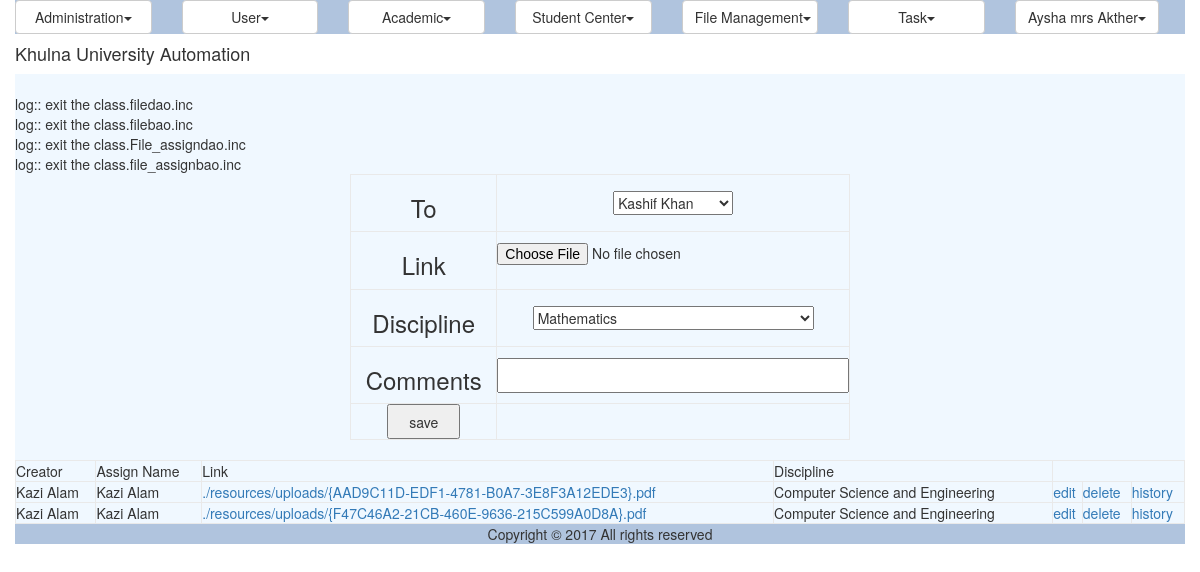
The page /file.php (signed in) on the database its author committed.
### tables this page shows
CREATE TABLE `fms_file` (
  `ID` varchar(50) NOT NULL,
  `CreatorID` varchar(40) NOT NULL,
  `Name` varchar(50) NOT NULL,
  `Link` varchar(150) NOT NULL,
  `DisciplineID` varchar(40) NOT NULL
);

CREATE TABLE `ums_user` (
  `ID` varchar(40) NOT NULL,
  `UniversityID` varchar(20) NOT NULL,
  `Email` varchar(50) NOT NULL,
  `Password` varchar(255) NOT NULL,
  `FirstName` varchar(50) DEFAULT NULL,
  `MiddleName` varchar(50) DEFAULT NULL,
  `LastName` varchar(50) DEFAULT NULL,
  `DisciplineID` varchar(40) DEFAULT NULL,
  `Status` varchar(20) DEFAULT NULL,
  `IsLogged` varchar(10) DEFAULT NULL,
  `IsArchived` varchar(10) DEFAULT NULL,
  `IsDeleted` varchar(10) DEFAULT NULL
);

CREATE TABLE `ums_discipline` (
  `ID` varchar(40) NOT NULL,
  `Name` varchar(50) NOT NULL,
  `ShortCode` varchar(20) DEFAULT NULL,
  `SchoolID` varchar(40) DEFAULT NULL
);

### util/class.util.inc (called while the page is built, shortened)
<?php
class ConfigUtil implements I_DBConfig, I_LogConfig, I_LanguageConfig{
	public static $s_instance;
	private $_host;
	private $_username;
	private $_password;
	private $_database;
	public static function getInstance() {
		if(!self::$s_instance) {
			self::$s_instance = new self();
		}
		return self::$s_instance;
	}
	private function readConfig(){
		$this->_ini_array = parse_ini_file(CONFIG.'system.ini');
		$this->_host =	$this->_ini_array['db_host'];
		$this->_username = $this->_ini_array['db_username'];
		$this->_password = $this->_ini_array['db_password'];
		$this->_database = $this->_ini_array['db_database'];
	}
	public function getDBHost(){
		return $this->_host;
	}
	public function getDBUserName(){
		return $this->_username;
	}
	public function getDBPassword(){
		return $this->_password;
	}
	public function getDBName(){
		return $this->_database;
	}
}
class DBUtil implements I_DBUtil {
	private static $s_instance;
	private $_host;
	private $_username;
	private $_password;
	private $_database;
	protected $_connection;
	protected $_result;
	public static function getInstance() {
		if(!self::$s_instance) {
			self::$s_instance = new self();
		}
		return self::$s_instance;
	}
	private function readDBConfig(){
		$_config = ConfigUtil::getInstance();
		$this->_host = $_config->getDBHost();
		$this->_username = $_config->getDBUserName();
		$this->_password = $_config->getDBPassword();
		$this->_database = $_config->getDBName();
	}
	private function setConnection(){
		$this->_connection = new mysqli($this->_host, $this->_username,
			$this->_password, $this->_database);
	}
	public function doQuery($sql) {
		$this->_result = $this->_connection->query($sql) or die(mysqli_error($this->_connection));
		return $this->_result;
	}
	public function getNumRows() {
		$this->_numRows = mysqli_num_rows($this->_result);
		return $this->_numRows;
	}
	public function getAllRows() {
		$rows = array();
		for($x = 0; $x < $this->getNumRows(); $x++) {
			$rows[] = mysqli_fetch_assoc($this->_result);
		}
		return $rows;
	}
	public function getTopRow() {
		return $this->_result->fetch_array();
	}
}
class LogUtil{
	private static $s_instance;
	public static function getInstance(){
		if(!self::$s_instance) {
			self::$s_instance = new self();
		}
		return self::$s_instance;
	}
}
class LangUtil{
	private static $s_instance;
	public static function getInstance() {
		if(!self::$s_instance) {
			self::$s_instance = new self();
		}
		return self::$s_instance;
	}
}
?>

### modules/file/ui/blade/view.file.blade.inc (called while the page is built, shortened)
<?php
include_once UTILITY.'class.util.inc';
include_once MODULES_FILE.'bao/class.filebao.inc';
include_once MODULES_FILE.'bao/class.file_assignbao.inc';
include_once MODULES_USER.'bao/class.disciplinebao.inc';
include_once MODULES_USER.'bao/class.userbao.inc';
$_FileBAO = new FileBAO();
$_DisciplineBAO = new DisciplineBAO();
$_UserBAO = new UserBAO();
?>

### modules/user/bao/class.userbao.inc (called while the page is built, shortened)
<?php
include_once UTILITY.'class.util.inc';
include_once MODULES_USER.'dao/class.userdao.inc';
Class UserBAO{
	private $_UserDAO;
	public function __construct(){
		$this->_UserDAO = new UserDAO();
	}
	public function getAllUsers(){
		$Result = $this->_UserDAO->getAllUsers();
		return $Result;
	}
	public function readUser($User){
		$Result = $this->_UserDAO->readUser($User);
		return $Result;
	}
}
?>

### modules/user/dao/class.userdao.inc (called while the page is built, shortened)
<?php
include_once COMMON.'class.common.inc';
include_once UTILITY.'class.util.inc';
include_once 'class.disciplinedao.inc';
Class UserDAO{
	private $_DB;
	private $_DisciplineDAO;
	public function __construct(){
		$this->_DB = DBUtil::getInstance();
		$this->_DisciplineDAO = new DisciplineDAO();
	}
	public function getAllUsers(){
		$UserList = array();
		$this->_DB->doQuery("SELECT * FROM ums_user where IsDeleted is null
			order by (UniversityID * 1) ASC");
		$rows = $this->_DB->getAllRows();
		for($i = 0; $i < sizeof($rows); $i++) {
			$row = $rows[$i];
			$this->_User = new User();
		    $this->_User->setID ( $row['ID']);
		    $this->_User->setUniversityID ( $row['UniversityID'] );
		    $this->_User->setEmail ( $row['Email'] );
		    $this->_User->setPassword ( $row['Password'] );
		    $this->_User->setFirstName( $row['FirstName'] );
		    $this->_User->setMiddleName( $row['MiddleName'] );
		    $this->_User->setLastName( $row['LastName'] );
		    $Discipline = new Discipline();
		    $Discipline->setID($row['DisciplineID']);
		    $Discipline = $this->_DisciplineDAO->readDiscipline($Discipline)->getResultObject();
		    $this->_User->setDiscipline( $Discipline );
		    $this->_User->setStatus( $row['Status'] );
		    $this->_User->setIsArchived( $row['IsArchived'] );
		    $this->_User->setIsDeleted( $row['IsDeleted'] );
		    $UserList[]=$this->_User;
		}
		$Result = new Result();
		$Result->setIsSuccess(1);
		$Result->setResultObject($UserList);
		return $Result;
	}
	public function readUser($User){
		$SQL = "SELECT * FROM ums_user WHERE ID='".$User->getID()."'";
		$this->_DB->doQuery($SQL);
		$row = $this->_DB->getTopRow();
		$this->_User = new User();
	    $this->_User->setID ( $row['ID']);
	    $this->_User->setUniversityID ( $row['UniversityID'] );
	    $this->_User->setEmail ( $row['Email'] );
	    $this->_User->setPassword ( $row['Password'] );
	    $this->_User->setFirstName( $row['FirstName'] );
	    $this->_User->setMiddleName( $row['MiddleName'] );
	    $this->_User->setLastName( $row['LastName'] );
	    $Discipline = new Discipline();
	    $Discipline->setID($row['DisciplineID']);
	    $Discipline = $this->_DisciplineDAO->readDiscipline($Discipline)->getResultObject();
	    $this->_User->setDiscipline( $Discipline );
	    $this->_User->setIsArchived( $row['IsArchived'] );
	    $this->_User->setIsDeleted( $row['IsDeleted'] );
	 	$Result = new Result();
		$Result->setIsSuccess(1);
		$Result->setResultObject($this->_User);
		return $Result;
	}
}
?>

### common/class.common.course.inc (called while the page is built, shortened)
<?php
class Discipline{
    private $_ID;
    private $_Name;
    public function setID ( $ID ) {
        $this->_ID = $ID;
    }
    public function getID () {
        return $this->_ID;
    }
    public function setName( $Name ) {
        $this->_Name = $Name;
    }
    public function getName() {
        return $this->_Name;
    }
}
?>

### modules/user/dao/class.disciplinedao.inc (called while the page is built, shortened)
<?php
include_once COMMON.'class.common.inc';
include_once COMMON.'class.common.course.inc';
include_once UTILITY.'class.util.inc';
Class DisciplineDAO{
	private $_DB;
	public function __construct(){
		$this->_DB = DBUtil::getInstance();
	}
	public function getAllDisciplines(){
		$DisciplineList = array();
		$this->_DB->doQuery("SELECT * FROM ums_discipline");
		$rows = $this->_DB->getAllRows();
		for($i = 0; $i < sizeof($rows); $i++) {
			$row = $rows[$i];
			$this->_Discipline = new Discipline();
		    $this->_Discipline->setID ( $row['ID']);
		    $this->_Discipline->setName( $row['Name'] );
		    $this->_Discipline->setShortCode( $row['ShortCode'] );
			$School = new School();
			$School->setID($row['SchoolID']);
			$this->_DB->doQuery("SELECT * FROM ums_school where ID='".$row['SchoolID']."'");
			$schoolRow = $this->_DB->getTopRow();
			$School->setName($schoolRow['Name']);
			$this->_Discipline->setSchool($School);
		    $DisciplineList[]=$this->_Discipline;
		}
		$Result = new Result();
		$Result->setIsSuccess(1);
		$Result->setResultObject($DisciplineList);
		return $Result;
	}
	public function readDiscipline($Discipline){
		$SQL = "SELECT * FROM ums_discipline where ID='".$Discipline->getID()."'";
		$this->_DB->doQuery($SQL);
		$row = $this->_DB->getTopRow();
		$this->_Discipline = new Discipline();
	    $this->_Discipline->setID ( $row['ID']);
	    $this->_Discipline->setName( $row['Name'] );
	    $this->_Discipline->setShortCode( $row['ShortCode'] );
		$School = new School();
		$School->setID($row['SchoolID']);
		$this->_DB->doQuery("SELECT * FROM ums_school where ID='".$row['SchoolID']."'");
		$schoolRow = $this->_DB->getTopRow();
		$School->setName($schoolRow['Name']);
		$this->_Discipline->setSchool($School);
	 	$Result = new Result();
		$Result->setIsSuccess(1);
		$Result->setResultObject($this->_Discipline);
		return $Result;
	}
}
?>

### common/class.common.inc (called while the page is built, shortened)
<?php
include_once 'class.common.user.inc';
class Result{
    private $_IsSuccess=0;
    private $_ResultObject;
    public function setIsSuccess($IsSuccess){
        $this->_IsSuccess = $IsSuccess;
    }
    public function getIsSuccess(){
        return $this->_IsSuccess;
    }
    public function setResultObject($ResultObject){
        $this->_ResultObject = $ResultObject;
    }
    public function getResultObject(){
        return $this->_ResultObject;
    }
}
?>

### modules/user/bao/class.disciplinebao.inc (called while the page is built, shortened)
<?php
include_once UTILITY.'class.util.inc';
include_once MODULES_USER.'dao/class.disciplinedao.inc';
Class DisciplineBAO{
	private $_DisciplineDAO;
	public function __construct(){
		$this->_DisciplineDAO = new DisciplineDAO();
	}
	public function getAllDisciplines(){
		$Result = $this->_DisciplineDAO->getAllDisciplines();
		return $Result;
	}
	public function readDiscipline($Discipline){
		$Result = $this->_DisciplineDAO->readDiscipline($Discipline);
		return $Result;
	}
}
?>

### common/class.common.user.inc (called while the page is built, shortened)
<?php
class User{
    private $_ID;
    public function setID ( $ID ) {
        $this->_ID = $ID;
    }
    public function getID () {
        return $this->_ID;
    }
}
?>

### common/class.common.file.inc (called while the page is built, shortened)
<?php
class File{
    private $_ID;
    private $_Link;
    public function setID($ID){
            $this->_ID = $ID;
    }
    public function getID(){
        return $this->_ID;
    }
    public function setLink($Link){
            $this->_Link = $Link;
    }
    public function getLink(){
        return $this->_Link;
    }
}
?>

### modules/file/ui/view.file.inc (the view)
<?php
include_once 'blade/view.file.blade.inc';
include_once COMMON.'class.common.inc';
include_once COMMON.'class.common.file.inc';
?>
	<div id="form">
		<form method="post" enctype="multipart/form-data">
			<table width="100%" border="1" cellpadding="15">
				<tr>
					<td>
						<h3>To</h3>
					</td>
					<td>
						<select name="users">
						<?php $Result = $_UserBAO->getAllUsers();
								if($Result->getIsSuccess()){
									$UserList = $Result->getResultObject();
						for($i = 0; $i < sizeof($UserList); $i++) {
								$User = $UserList[$i];
							?>
							<option value="<?php echo $User->getID(); ?>">
							<?php echo $User->getFirstName() ." ". $User->getLastName(); ?>
							</option> <?php
						}
						}
						else{
							echo $Result->getResultObject();
						}
						?>
						</select>
					</td>
				</tr>
				<tr>
					<td>
						<h3>Link</h3>
					</td>
					<td>
    <input type="file" name="fileToUpload" id="fileToUpload">
					</td>
				</tr>
				<tr>
					<td>
						<h3>Discipline</h3>
					</td>
					<td>
						<select name="discipline">
							<?php
								$Result = $_DisciplineBAO->getAllDisciplines();
								if($Result->getIsSuccess()){
									$DisciplineList = $Result->getResultObject();
						for($i = 0; $i < sizeof($DisciplineList); $i++) {
								$Discipline = $DisciplineList[$i];
							?>
							<option value="<?php echo $Discipline->getID(); ?>">
							<?php echo $Discipline->getName(); ?>
							</option> <?php
						}
						}
						else{
							echo $Result->getResultObject();
						}
						?>
						</select>
					</td>
				</tr>
				<tr>
					<td>
						<h3>Comments</h3>
					</td>
					<td>
						<input type="text" name="Comment" id="Comment">
					</td>
				</tr>
				<tr>
					<td>
						<?php
						if(isset($_GET['edit']))
						{
							?>
							<button type="submit" name="update">update</button>
							<?php
						}
						else
						{
							?>
							<button type="submit" name="save">save</button>
							<?php
						}
						?>
					</td>
				</tr>
			</table>
		</form>
<br />
</div>
<div id="notification">
	<table width="100%" border="1" cellpadding="15" align="center">
	<?php
	$Result = $_FileBAO->getAllFiles();
	if($Result->getIsSuccess()){
		$FileList = $Result->getResultObject();
	?>
		<tr>
			<td>Creator</td>
			<td>Assign Name</td>
			<td>Link</td>
			<td>Discipline</td>
		</tr>
		<?php
		for($i = 0; $i < sizeof($FileList); $i++) {
			$File = $FileList[$i];
			?>
		    <tr>
			    <td><?php
			    	$User = new user();
			    	$User->setID($File->getCreator());
			    	$User = $_UserBAO->readUser($User);
			    	$User = $User->getResultObject();
			    	echo $User->getFirstName() ." ". $User->getLastName(); ?></td>
			    <td><?php
			    	$User = new user();
			    	$User->setID($File->getName());
			    	$User = $_UserBAO->readUser($User);
			    	$User = $User->getResultObject();
			    	echo $User->getFirstName() ." ". $User->getLastName(); ?></td>
			    <td>
			    <a href='<?php echo "".$File->getLink(); ?>' target="_blank"><?php echo "".$File->getLink(); ?></a>
			    </td>
			    <td><?php
				    $Discipline = new discipline();
				    $Discipline->setID($File->getDiscipline());
				    $Discipline = $_DisciplineBAO->readDiscipline($Discipline);
				    $Discipline = $Discipline->getResultObject();
			    	echo $Discipline->getName(); ?>
			    </td>
			    <td><a href="?edit=<?php echo $File->getID(); ?>" onclick="return confirm('sure to edit !'); " >edit</a></td>
			    <td><a href="?del=<?php echo $File->getID(); ?>" onclick="return confirm('sure to delete !'); " >delete</a></td>
			    <td>
			    	<a href="file_notify.php?history=<?php echo $File->getID(); ?>" onclick="return ; " >history</a>
			    </td>
		    </tr>
	    <?php
		}
	}
	else{
		echo $Result->getResultObject();
	}
	?>
	</table>
</div>

### resources/css/style.css (style rules this page uses)
#form { width:500px; margin:0px auto; text-align:center; }
#form form input { width:100%; height:35px; }
form button { width:50%; height:35px; }
table,td { border:solid #e9e9e9 1px; }

### rows shown on the page
fms_file: ums_user.FirstName "Kazi", ums_user.LastName "Alam", Link "./resources/uploads/{AAD9C11D-EDF1-4781-B0A7-3E8F3A12EDE3}.pdf", ums_discipline.Name "Computer Science and Engineering"
fms_file: ums_user.FirstName "Kazi", ums_user.LastName "Alam", Link "./resources/uploads/{F47C46A2-21CB-460E-9636-215C599A0D8A}.pdf", ums_discipline.Name "Computer Science and Engineering"

### other values the page prints
$globalMenu[$i]->getTitle() "Administration User Academic Student Center File Management Task"
$CurrentUser->getFullName() "Aysha mrs Akther"
form field users "Kashif Khan"
form field discipline "Mathematics"
